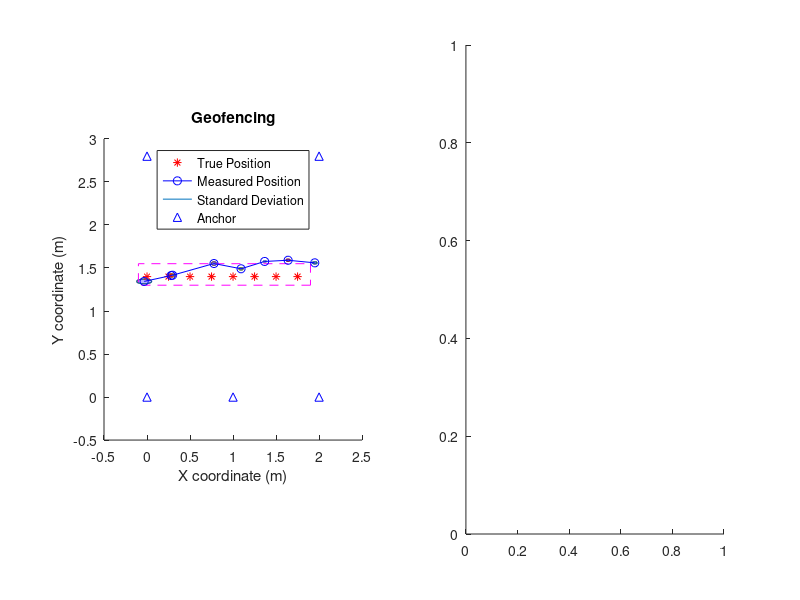

MATLAB code to generate this figure: (Note: this script raises an error after producing the figure.)
% Ground truth
X_TRUE=[0,      0.25,   0.5,    0.75,   1,      1.25,   1.5,    1.75];
T_TRUE=[1.4,    1.4,    1.4,    1.4,    1.4,    1.4,    1.4,    1.4,];

% Experiment 1, 5 anchors
figure(1);
subplot(1,2,1);
hold on;

% Anchor position for geo_1
x_anch=[0,  1,  2,  0,      2];
y_anch=[0,  0,  0,  2.8,    2.8];

x_geo1=[-0.033, 0.280,  0.297,  0.778,  1.093,  1.367,  1.64,   1.95];%5 anchors data Slide 18
y_geo1=[1.344,  1.412,  1.416,  1.552,  1.491,  1.576,  1.59,   1.56];
x_geo1_std=[0.087,  0.038,  0.038,  0.030,  0.026,  0.018,  0.025,  0.029];
y_geo1_std=[0.028,  0.017,  0.017,  0.021,  0.015,  0.010,  0.014,  0.013];

% Plot the std. deviation for all data points of geo1
for i = 1:1:8
    theta = 0 : 0.01 : 2*pi;
    xcenter=x_geo1(i);
    ycenter=y_geo1(i);
    xradius=x_geo1_std(i);
    yradius=y_geo1_std(i);
    x_s = xradius * cos(theta) + xcenter;
    y_s = yradius * sin(theta) + ycenter;
    
    h = fill(x_s,y_s,'b');
    % Choose a number between 0 (invisible) and 1 (opaque) for facealpha.  
    set(h,'facealpha',0.3)
    a5=plot(x_s, y_s);
    hold on
end
% Plot the anchor positions
anch=plot(x_anch,y_anch,'b^');
% Plot the buffer (+-10cm) for decawave
rectangle('Position',[-0.10 1.3 2 0.25], 'LineStyle','--', 'EdgeColor','m');
% Plot the true positions of tags
true_pos=plot(X_TRUE,T_TRUE,'r*');
% Plot the measured positions of tags
measured_1 = plot(x_geo1,y_geo1,'b-o');
axis([-0.5 2.5 -0.5 3]);
daspect([1 1 1]);
l=legend([true_pos,measured_1,a5,anch],'True Position','Measured Position','Standard Deviation','Anchor');
set(l, 'Location', 'north');
title('Geofencing');
xlabel('X coordinate (m)');
ylabel('Y coordinate (m)');
hold off;

subplot(1,2,2)
% Zoom in, plot error bar
errorbar(x_geo1, y_geo1, y_geo1_std, y_geo1_std, x_geo1_std, x_geo1_std,...
    'Marker','o');
hold on;
% replot in a zoomed-in manner
true_pos=plot(X_TRUE,T_TRUE,'r*');
l=legend([true_pos,measured_1],'True Position','Measured Position');
set(l, 'Location', 'southoutside');
axis([-0.5 2.5 1.2 1.7]);
daspect([0.1 0.1 0.1]);
hold off;
% Experiment 2, 6 anchors
figure(2);
set(gcf,'unit','normalized','position',[0.2,0.2,0.5,0.5]);
true_pos=plot(X_TRUE,T_TRUE,'r*');
hold on;

% Anchor position for geo_2
x_anch_addition=[1];
y_anch_addition=[0.7];
anch=plot(x_anch,y_anch,'b^');
anch_add=plot(x_anch_addition, y_anch_addition,'r^');

% Plot the buffer (+-10cm) for decawave
rectangle('Position',[-0.10 1.3 2 0.25], 'LineStyle','--', 'EdgeColor','m');

%6 anchors, one additional to compensate the blocking vehicle
x_geo2=[0.061,  0.432,  0.653,  0.946,  1.064,  1.296,  1.656,  1.75];
y_geo2=[1.47,   1.47,   1.41,   1.434,  1.418,  1.490,  1.510,  1.513];
x_geo2_std=[0.028,  0.041,  0.047,  0.036,  0.019,  0.037,  0.028,  0.025];
y_geo2_std=[0.015,  0.021,  0.028,  0.026,  0.013,  0.014,  0.013,  0.012];

%Plot the std. deviation for all data points of geo2
for i = 1:1:8
    theta = 0 : 0.01 : 2*pi;
    xcenter=x_geo2(i);
    ycenter=y_geo2(i);
    xradius=x_geo2_std(i);
    yradius=y_geo2_std(i);
    x_s = xradius * cos(theta) + xcenter;
    y_s = yradius * sin(theta) + ycenter;
    
    h = fill(x_s,y_s,'b');
    % Choose a number between 0 (invisible) and 1 (opaque) for facealpha.  
    set(h,'facealpha',0.3)
    a6=plot(x_s, y_s);
    hold on
end

ans2=plot(x_geo2,y_geo2,'b-o');
axis([-0.5 2.5 -0.5 3]);
daspect([1 1 1]);
l=legend([true_pos,ans2,a6,anch, anch_add],'True Position','Measured Position','Standard Deviation','Original Anchors', 'Added Anchor');
set(l, 'Location', 'north');
title('Geofencing');
xlabel('X coordinate (m)');
ylabel('Y coordinate (m)');
